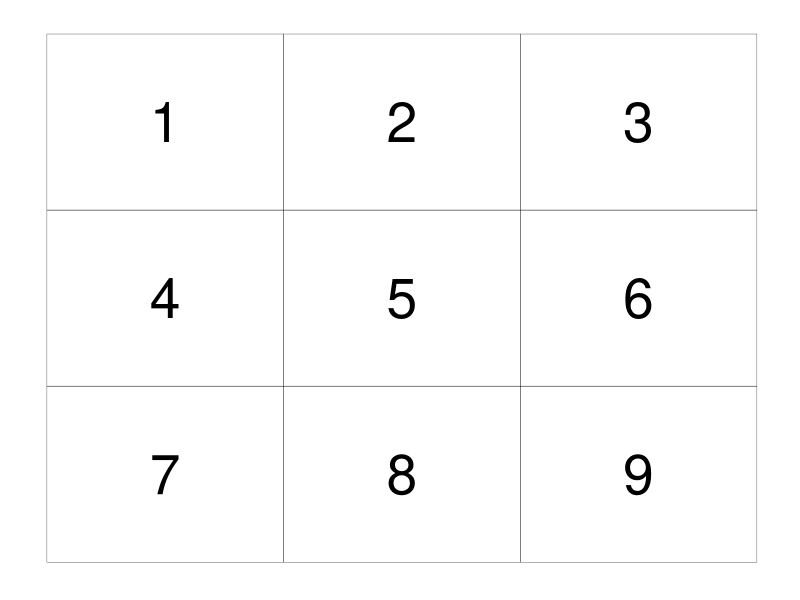
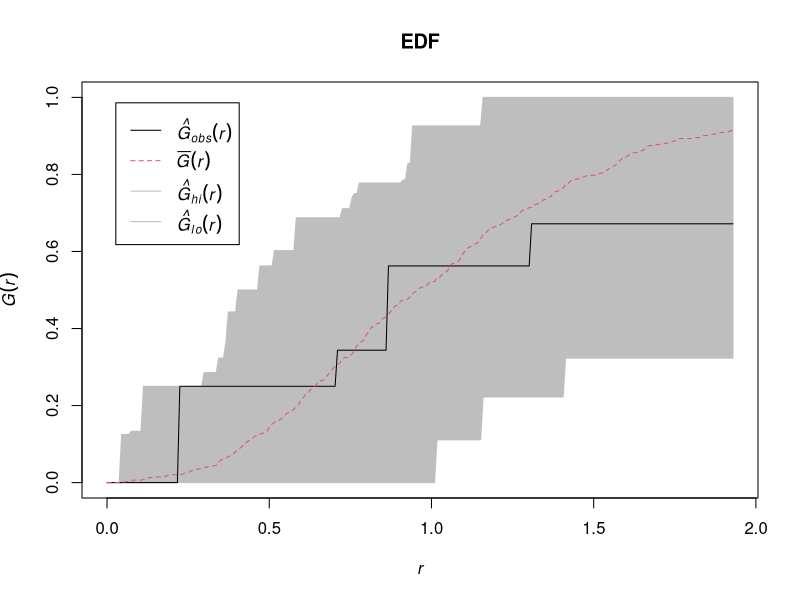

Write the R code that produced these figures, in order.
## ---- chunk 1
library(ggplot2)
## ---- chunk 2
# Setup the data
m <- matrix(c(1,4,7,2,5,8,3,6,9), nrow=3, ncol=3)
df <- expand.grid(x=1:ncol(m),y=1:nrow(m))
df$val <- m[as.matrix(df[c('y','x')])]

ggplot(df, aes(x=x, y=y, label=val)) + 
  geom_tile(fill='transparent', colour = 'black') + 
  geom_text(size = 14) + 
  scale_y_reverse() +
  theme_classic() + 
  theme(axis.text  = element_blank(),
        panel.grid = element_blank(),
        axis.line  = element_blank(),
        axis.ticks = element_blank(),
        axis.title = element_blank())
## ---- chunk 3
library(spatstat)
library(ape)
## ---- chunk 4
# Define points
x <- c(3.4, 7.3, 6.3, 7.7, 5.2, 0.3, 6.8, 7.5, 5.4, 6.1, 5.9, 3.1, 5.2, 1.4, 5.6, 0.3)
y <- c(2.2, 0.4, 0.8, 6.6, 5.6, 2.5, 7.6, 0.3, 3.5, 3.1, 6.1, 6.4, 1.5, 3.9, 3.6, 5.2)
# Store the coordinates as a matrix
coords <- as.matrix(cbind(x, y))
# Store the points as two-dimensional point pattern (ppp) object (ranging from 0 to 8 on both axis)
coords.ppp <- as.ppp(coords, c(0, 8, 0, 8))
#  Number of points
n <- coords.ppp$n
#  We want to generate completely spatially random point patterns to compare against the observed
ex <- expression( runifpoint( n , win = owin(c(0,8),c(0,8))))
#  Reproducible simulation
set.seed(1)
# Compute a simulation envelope using Gest, which estimates the nearest neighbour distance distribution function G(r)
EDF <- envelope( coords.ppp , Gest , nsim = 99, simulate = ex ,verbose = FALSE, savefuns = TRUE )
#  Plot
plot(EDF)
